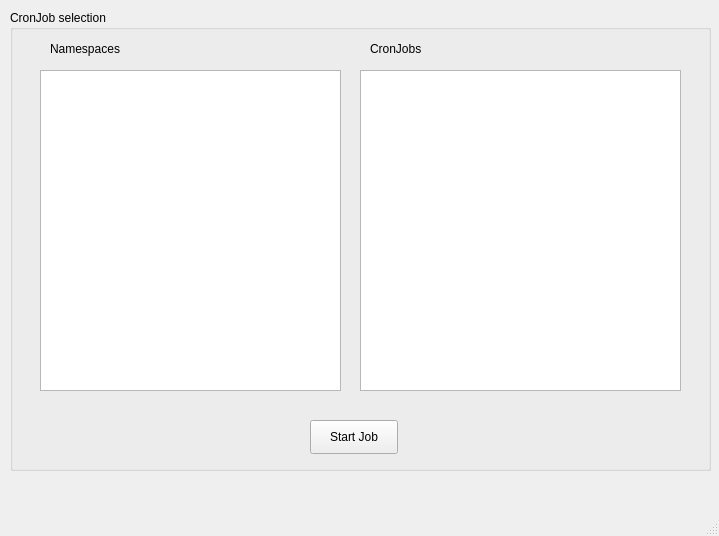
<?xml version="1.0" encoding="UTF-8"?>
<ui version="4.0">
 <class>MainWindow</class>
 <widget class="QMainWindow" name="MainWindow">
  <property name="geometry">
   <rect>
    <x>0</x>
    <y>0</y>
    <width>719</width>
    <height>536</height>
   </rect>
  </property>
  <property name="windowTitle">
   <string>MainWindow</string>
  </property>
  <widget class="QWidget" name="centralwidget">
   <widget class="QGroupBox" name="groupBoxCronJobSelection">
    <property name="geometry">
     <rect>
      <x>10</x>
      <y>10</y>
      <width>701</width>
      <height>461</height>
     </rect>
    </property>
    <property name="title">
     <string>CronJob selection</string>
    </property>
    <widget class="QPushButton" name="pushButtonStartJob">
     <property name="geometry">
      <rect>
       <x>300</x>
       <y>410</y>
       <width>88</width>
       <height>34</height>
      </rect>
     </property>
     <property name="text">
      <string>Start Job</string>
     </property>
    </widget>
    <widget class="QListView" name="listViewNamespaces">
     <property name="geometry">
      <rect>
       <x>30</x>
       <y>60</y>
       <width>301</width>
       <height>321</height>
      </rect>
     </property>
    </widget>
    <widget class="QListView" name="listViewCronJobs">
     <property name="geometry">
      <rect>
       <x>350</x>
       <y>60</y>
       <width>321</width>
       <height>321</height>
      </rect>
     </property>
    </widget>
    <widget class="QLabel" name="labelNamespaces">
     <property name="geometry">
      <rect>
       <x>40</x>
       <y>30</y>
       <width>91</width>
       <height>18</height>
      </rect>
     </property>
     <property name="text">
      <string>Namespaces</string>
     </property>
    </widget>
    <widget class="QLabel" name="labelCronJobs">
     <property name="geometry">
      <rect>
       <x>360</x>
       <y>30</y>
       <width>81</width>
       <height>18</height>
      </rect>
     </property>
     <property name="text">
      <string>CronJobs</string>
     </property>
    </widget>
   </widget>
  </widget>
  <widget class="QMenuBar" name="menubar">
   <property name="geometry">
    <rect>
     <x>0</x>
     <y>0</y>
     <width>719</width>
     <height>30</height>
    </rect>
   </property>
  </widget>
  <widget class="QStatusBar" name="statusbar"/>
 </widget>
 <resources/>
 <connections/>
</ui>
